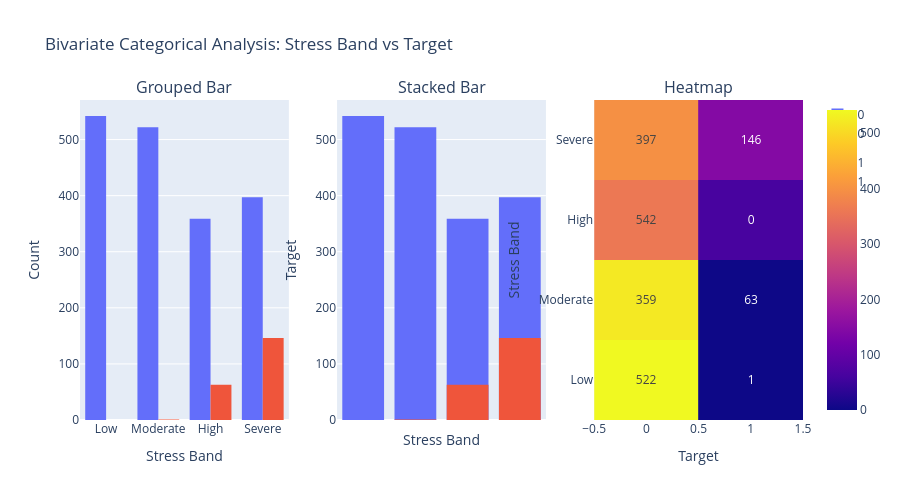

Write notebook code for a chart like this one.
### Code cell
fig = categorical_bivariate_all_plots(df, "Stress Band", "Target", ["Low", "Moderate", "High", "Severe"])
fig.show()

### Figure 1 — Plotly figure (JSON) as saved in the notebook; plotly's stock layout.template omitted (floating-point values rounded to 4 significant figures; data arrays with more than 128 entries replaced by an {"elided": "..."} marker saying what was removed)
{"data": [{"alignmentgroup": "True", "bingroup": "x", "hovertemplate": "Target=0<br>Stress Band=%{x}<br>count=%{y}<extra></extra>", "legendgroup": "0", "marker": {"color": "#636efa", "pattern": {"shape": ""}}, "name": "0", "offsetgroup": "group_0", "orientation": "v", "showlegend": true, "type": "histogram", "x": {"elided": "1820 str values"}, "xaxis": "x", "yaxis": "y"}, {"alignmentgroup": "True", "bingroup": "x", "hovertemplate": "Target=1<br>Stress Band=%{x}<br>count=%{y}<extra></extra>", "legendgroup": "1", "marker": {"color": "#EF553B", "pattern": {"shape": ""}}, "name": "1", "offsetgroup": "group_1", "orientation": "v", "showlegend": true, "type": "histogram", "x": {"elided": "210 str values"}, "xaxis": "x", "yaxis": "y"}, {"alignmentgroup": "True", "bingroup": "x", "hovertemplate": "Target=0<br>Stress Band=%{x}<br>count=%{y}<extra></extra>", "legendgroup": "0", "marker": {"color": "#636efa", "pattern": {"shape": ""}}, "name": "0", "offsetgroup": "stacked", "orientation": "v", "showlegend": true, "type": "histogram", "x": {"elided": "1820 str values"}, "xaxis": "x2", "yaxis": "y2"}, {"alignmentgroup": "True", "bingroup": "x", "hovertemplate": "Target=1<br>Stress Band=%{x}<br>count=%{y}<extra></extra>", "legendgroup": "1", "marker": {"color": "#EF553B", "pattern": {"shape": ""}}, "name": "1", "offsetgroup": "stacked", "orientation": "v", "showlegend": true, "type": "histogram", "x": {"elided": "210 str values"}, "xaxis": "x2", "yaxis": "y2"}, {"coloraxis": "coloraxis", "hovertemplate": "Target: %{x}<br>Stress Band: %{y}<br>Count: %{z}<extra></extra>", "name": "0", "texttemplate": "%{z}", "type": "heatmap", "x": [0, 1], "xaxis": "x3", "y": ["High", "Low", "Moderate", "Severe"], "yaxis": "y3", "z": [[359, 63], [542, 0], [522, 1], [397, 146]]}], "layout": {"annotations": [{"font": {"size": 16}, "showarrow": false, "text": "Grouped Bar", "x": 0.1444, "xanchor": "center", "xref": "paper", "y": 1, "yanchor": "bottom", "yref": "paper"}, {"font": {"size": 16}, "showarrow": false, "text": "Stacked Bar", "x": 0.5, "xanchor": "center", "xref": "paper", "y": 1, "yanchor": "bottom", "yref": "paper"}, {"font": {"size": 16}, "showarrow": false, "text": "Heatmap", "x": 0.8556, "xanchor": "center", "xref": "paper", "y": 1, "yanchor": "bottom", "yref": "paper"}], "height": 500, "title": {"text": "Bivariate Categorical Analysis: Stress Band vs Target"}, "xaxis": {"anchor": "y", "categoryarray": ["Low", "Moderate", "High", "Severe"], "categoryorder": "array", "domain": [0, 0.2889], "title": {"text": "Stress Band"}}, "xaxis2": {"anchor": "y2", "domain": [0.3556, 0.6444], "title": {"text": "Stress Band"}}, "xaxis3": {"anchor": "y3", "domain": [0.7111, 1], "title": {"text": "Target"}}, "yaxis": {"anchor": "x", "domain": [0, 1], "title": {"text": "Count"}}, "yaxis2": {"anchor": "x2", "domain": [0, 1], "title": {"text": "Target"}}, "yaxis3": {"anchor": "x3", "categoryarray": ["Low", "Moderate", "High", "Severe"], "categoryorder": "array", "domain": [0, 1], "title": {"text": "Stress Band"}}}}
